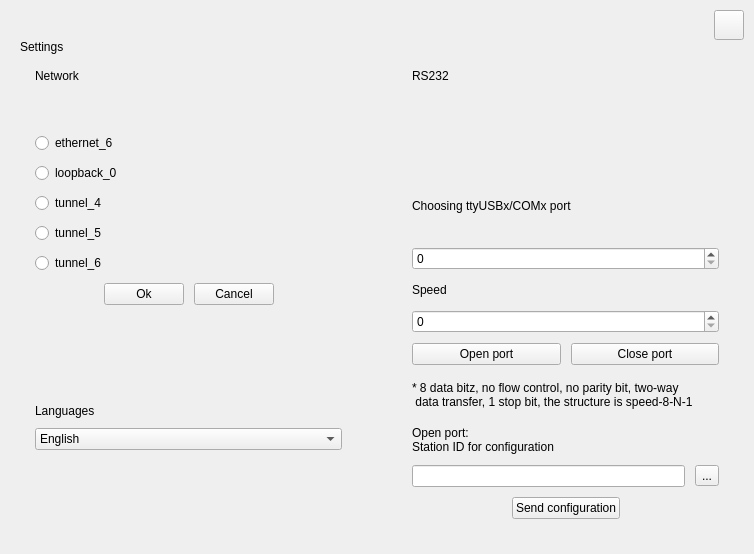
<?xml version="1.0" encoding="UTF-8"?>
<ui version="4.0">
 <class>SettingsDialog</class>
 <widget class="QWidget" name="SettingsDialog">
  <property name="geometry">
   <rect>
    <x>0</x>
    <y>0</y>
    <width>754</width>
    <height>554</height>
   </rect>
  </property>
  <property name="windowTitle">
   <string>Settings</string>
  </property>
  <layout class="QVBoxLayout" name="verticalLayout_9">
   <property name="spacing">
    <number>0</number>
   </property>
   <property name="leftMargin">
    <number>10</number>
   </property>
   <property name="topMargin">
    <number>10</number>
   </property>
   <property name="rightMargin">
    <number>10</number>
   </property>
   <property name="bottomMargin">
    <number>10</number>
   </property>
   <item>
    <widget class="QPushButton" name="b_close">
     <property name="minimumSize">
      <size>
       <width>30</width>
       <height>30</height>
      </size>
     </property>
     <property name="maximumSize">
      <size>
       <width>30</width>
       <height>30</height>
      </size>
     </property>
     <property name="cursor">
      <cursorShape>PointingHandCursor</cursorShape>
     </property>
     <property name="layoutDirection">
      <enum>Qt::RightToLeft</enum>
     </property>
     <property name="text">
      <string/>
     </property>
    </widget>
   </item>
   <item>
    <widget class="QWidget" name="DialogContainer" native="true">
     <layout class="QVBoxLayout" name="verticalLayout_8">
      <property name="spacing">
       <number>0</number>
      </property>
      <property name="leftMargin">
       <number>10</number>
      </property>
      <property name="topMargin">
       <number>0</number>
      </property>
      <property name="rightMargin">
       <number>10</number>
      </property>
      <property name="bottomMargin">
       <number>10</number>
      </property>
      <item>
       <widget class="QLabel" name="l_title">
        <property name="text">
         <string>Settings</string>
        </property>
       </widget>
      </item>
      <item>
       <layout class="QHBoxLayout" name="horizontalLayout">
        <item>
         <layout class="QVBoxLayout" name="verticalLayout_7">
          <item>
           <widget class="QWidget" name="NetworkContainer" native="true">
            <layout class="QVBoxLayout" name="verticalLayout_3">
             <property name="spacing">
              <number>10</number>
             </property>
             <property name="leftMargin">
              <number>15</number>
             </property>
             <property name="topMargin">
              <number>15</number>
             </property>
             <property name="rightMargin">
              <number>15</number>
             </property>
             <property name="bottomMargin">
              <number>15</number>
             </property>
             <item>
              <widget class="QLabel" name="l_network">
               <property name="text">
                <string>Network</string>
               </property>
               <property name="alignment">
                <set>Qt::AlignLeading|Qt::AlignLeft|Qt::AlignTop</set>
               </property>
              </widget>
             </item>
             <item>
              <spacer name="verticalSpacer_3">
               <property name="orientation">
                <enum>Qt::Vertical</enum>
               </property>
               <property name="sizeHint" stdset="0">
                <size>
                 <width>20</width>
                 <height>40</height>
                </size>
               </property>
              </spacer>
             </item>
             <item>
              <widget class="QRadioButton" name="radioButton">
               <property name="text">
                <string>ethernet_6</string>
               </property>
              </widget>
             </item>
             <item>
              <widget class="QRadioButton" name="radioButton_2">
               <property name="text">
                <string>loopback_0</string>
               </property>
              </widget>
             </item>
             <item>
              <widget class="QRadioButton" name="radioButton_3">
               <property name="text">
                <string>tunnel_4</string>
               </property>
              </widget>
             </item>
             <item>
              <widget class="QRadioButton" name="radioButton_4">
               <property name="text">
                <string>tunnel_5</string>
               </property>
              </widget>
             </item>
             <item>
              <widget class="QRadioButton" name="radioButton_5">
               <property name="text">
                <string>tunnel_6</string>
               </property>
              </widget>
             </item>
             <item>
              <layout class="QHBoxLayout" name="l_controls">
               <item>
                <spacer name="horizontalSpacer_4">
                 <property name="orientation">
                  <enum>Qt::Horizontal</enum>
                 </property>
                 <property name="sizeHint" stdset="0">
                  <size>
                   <width>40</width>
                   <height>20</height>
                  </size>
                 </property>
                </spacer>
               </item>
               <item>
                <widget class="QPushButton" name="b_ok">
                 <property name="cursor">
                  <cursorShape>PointingHandCursor</cursorShape>
                 </property>
                 <property name="text">
                  <string>Ok</string>
                 </property>
                </widget>
               </item>
               <item>
                <widget class="QPushButton" name="b_cancel">
                 <property name="cursor">
                  <cursorShape>PointingHandCursor</cursorShape>
                 </property>
                 <property name="layoutDirection">
                  <enum>Qt::RightToLeft</enum>
                 </property>
                 <property name="text">
                  <string>Cancel</string>
                 </property>
                </widget>
               </item>
               <item>
                <spacer name="horizontalSpacer_5">
                 <property name="orientation">
                  <enum>Qt::Horizontal</enum>
                 </property>
                 <property name="sizeHint" stdset="0">
                  <size>
                   <width>40</width>
                   <height>20</height>
                  </size>
                 </property>
                </spacer>
               </item>
              </layout>
             </item>
            </layout>
           </widget>
          </item>
          <item>
           <spacer name="verticalSpacer_2">
            <property name="orientation">
             <enum>Qt::Vertical</enum>
            </property>
            <property name="sizeHint" stdset="0">
             <size>
              <width>20</width>
              <height>40</height>
             </size>
            </property>
           </spacer>
          </item>
          <item>
           <widget class="QWidget" name="LangContainer" native="true">
            <layout class="QVBoxLayout" name="verticalLayout_6">
             <property name="spacing">
              <number>10</number>
             </property>
             <property name="leftMargin">
              <number>15</number>
             </property>
             <property name="topMargin">
              <number>15</number>
             </property>
             <property name="rightMargin">
              <number>15</number>
             </property>
             <property name="bottomMargin">
              <number>15</number>
             </property>
             <item>
              <widget class="QLabel" name="l_language">
               <property name="layoutDirection">
                <enum>Qt::LeftToRight</enum>
               </property>
               <property name="text">
                <string>Languages</string>
               </property>
               <property name="alignment">
                <set>Qt::AlignLeading|Qt::AlignLeft|Qt::AlignTop</set>
               </property>
              </widget>
             </item>
             <item>
              <widget class="QComboBox" name="comboBox">
               <property name="minimumSize">
                <size>
                 <width>0</width>
                 <height>0</height>
                </size>
               </property>
               <property name="maximumSize">
                <size>
                 <width>16777215</width>
                 <height>16777215</height>
                </size>
               </property>
               <item>
                <property name="text">
                 <string>English</string>
                </property>
               </item>
               <item>
                <property name="text">
                 <string>Russian</string>
                </property>
               </item>
              </widget>
             </item>
            </layout>
           </widget>
          </item>
          <item>
           <spacer name="verticalSpacer">
            <property name="orientation">
             <enum>Qt::Vertical</enum>
            </property>
            <property name="sizeHint" stdset="0">
             <size>
              <width>20</width>
              <height>40</height>
             </size>
            </property>
           </spacer>
          </item>
         </layout>
        </item>
        <item>
         <spacer name="horizontalSpacer">
          <property name="orientation">
           <enum>Qt::Horizontal</enum>
          </property>
          <property name="sizeType">
           <enum>QSizePolicy::Maximum</enum>
          </property>
          <property name="sizeHint" stdset="0">
           <size>
            <width>40</width>
            <height>20</height>
           </size>
          </property>
         </spacer>
        </item>
        <item>
         <widget class="QWidget" name="RS232Container" native="true">
          <layout class="QVBoxLayout" name="verticalLayout_2">
           <property name="spacing">
            <number>10</number>
           </property>
           <property name="leftMargin">
            <number>15</number>
           </property>
           <property name="topMargin">
            <number>15</number>
           </property>
           <property name="rightMargin">
            <number>15</number>
           </property>
           <property name="bottomMargin">
            <number>15</number>
           </property>
           <item>
            <widget class="QLabel" name="l_rs232">
             <property name="text">
              <string>RS232</string>
             </property>
             <property name="alignment">
              <set>Qt::AlignLeading|Qt::AlignLeft|Qt::AlignTop</set>
             </property>
            </widget>
           </item>
           <item>
            <layout class="QVBoxLayout" name="verticalLayout">
             <item>
              <widget class="QLabel" name="l_choosing_3">
               <property name="text">
                <string>Choosing ttyUSBx/COMx port</string>
               </property>
              </widget>
             </item>
             <item>
              <widget class="QSpinBox" name="sb_choosing">
               <property name="minimumSize">
                <size>
                 <width>0</width>
                 <height>0</height>
                </size>
               </property>
               <property name="maximumSize">
                <size>
                 <width>16777215</width>
                 <height>16777215</height>
                </size>
               </property>
              </widget>
             </item>
            </layout>
           </item>
           <item>
            <layout class="QVBoxLayout" name="verticalLayout_4">
             <item>
              <widget class="QLabel" name="l_speed_2">
               <property name="maximumSize">
                <size>
                 <width>16777215</width>
                 <height>20</height>
                </size>
               </property>
               <property name="contextMenuPolicy">
                <enum>Qt::NoContextMenu</enum>
               </property>
               <property name="text">
                <string>Speed</string>
               </property>
              </widget>
             </item>
             <item>
              <widget class="QSpinBox" name="sb_speed_2">
               <property name="minimumSize">
                <size>
                 <width>0</width>
                 <height>0</height>
                </size>
               </property>
               <property name="maximumSize">
                <size>
                 <width>16777215</width>
                 <height>16777215</height>
                </size>
               </property>
               <property name="maximum">
                <number>99</number>
               </property>
              </widget>
             </item>
             <item>
              <layout class="QHBoxLayout" name="hl_buttons_port_2">
               <property name="spacing">
                <number>10</number>
               </property>
               <item>
                <widget class="QPushButton" name="b_open_port_3">
                 <property name="cursor">
                  <cursorShape>PointingHandCursor</cursorShape>
                 </property>
                 <property name="text">
                  <string>Open port</string>
                 </property>
                </widget>
               </item>
               <item>
                <widget class="QPushButton" name="b_close_port_2">
                 <property name="cursor">
                  <cursorShape>PointingHandCursor</cursorShape>
                 </property>
                 <property name="text">
                  <string>Close port</string>
                 </property>
                </widget>
               </item>
              </layout>
             </item>
            </layout>
           </item>
           <item>
            <widget class="QLabel" name="l_8_data">
             <property name="maximumSize">
              <size>
               <width>16777215</width>
               <height>40</height>
              </size>
             </property>
             <property name="text">
              <string>* 8 data bitz, no flow control, no parity bit, two-way
 data transfer, 1 stop bit, the structure is speed-8-N-1</string>
             </property>
             <property name="textFormat">
              <enum>Qt::AutoText</enum>
             </property>
             <property name="scaledContents">
              <bool>false</bool>
             </property>
            </widget>
           </item>
           <item>
            <layout class="QVBoxLayout" name="verticalLayout_5">
             <item>
              <widget class="QLabel" name="l_open_port_2">
               <property name="maximumSize">
                <size>
                 <width>16777215</width>
                 <height>30</height>
                </size>
               </property>
               <property name="font">
                <font>
                 <family>MS Shell Dlg 2</family>
                </font>
               </property>
               <property name="text">
                <string>Open port:
Station ID for configuration</string>
               </property>
              </widget>
             </item>
             <item>
              <layout class="QHBoxLayout" name="horizontalLayout_4">
               <item>
                <widget class="QLineEdit" name="le_openportsettings">
                 <property name="minimumSize">
                  <size>
                   <width>0</width>
                   <height>0</height>
                  </size>
                 </property>
                 <property name="maximumSize">
                  <size>
                   <width>16777215</width>
                   <height>16777215</height>
                  </size>
                 </property>
                 <property name="text">
                  <string/>
                 </property>
                </widget>
               </item>
               <item>
                <widget class="QToolButton" name="b_open_port_4">
                 <property name="cursor">
                  <cursorShape>PointingHandCursor</cursorShape>
                 </property>
                 <property name="text">
                  <string>...</string>
                 </property>
                </widget>
               </item>
              </layout>
             </item>
            </layout>
           </item>
           <item>
            <layout class="QHBoxLayout" name="horizontalLayout_2">
             <item>
              <spacer name="horizontalSpacer_2">
               <property name="orientation">
                <enum>Qt::Horizontal</enum>
               </property>
               <property name="sizeHint" stdset="0">
                <size>
                 <width>40</width>
                 <height>20</height>
                </size>
               </property>
              </spacer>
             </item>
             <item>
              <widget class="QPushButton" name="b_send_configuration">
               <property name="cursor">
                <cursorShape>PointingHandCursor</cursorShape>
               </property>
               <property name="text">
                <string>Send configuration</string>
               </property>
              </widget>
             </item>
             <item>
              <spacer name="horizontalSpacer_3">
               <property name="orientation">
                <enum>Qt::Horizontal</enum>
               </property>
               <property name="sizeHint" stdset="0">
                <size>
                 <width>40</width>
                 <height>20</height>
                </size>
               </property>
              </spacer>
             </item>
            </layout>
           </item>
          </layout>
         </widget>
        </item>
       </layout>
      </item>
     </layout>
    </widget>
   </item>
  </layout>
 </widget>
 <resources/>
 <connections>
  <connection>
   <sender>b_close</sender>
   <signal>clicked()</signal>
   <receiver>SettingsDialog</receiver>
   <slot>close()</slot>
   <hints>
    <hint type="sourcelabel">
     <x>834</x>
     <y>21</y>
    </hint>
    <hint type="destinationlabel">
     <x>425</x>
     <y>321</y>
    </hint>
   </hints>
  </connection>
 </connections>
</ui>
